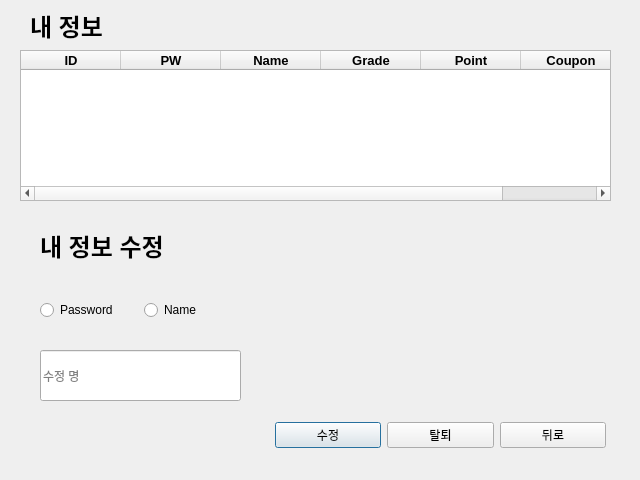
<?xml version="1.0" encoding="UTF-8"?>
<ui version="4.0">
 <class>myinfo</class>
 <widget class="QDialog" name="myinfo">
  <property name="geometry">
   <rect>
    <x>0</x>
    <y>0</y>
    <width>640</width>
    <height>480</height>
   </rect>
  </property>
  <property name="windowTitle">
   <string>Dialog</string>
  </property>
  <widget class="QTableWidget" name="info">
   <property name="geometry">
    <rect>
     <x>20</x>
     <y>50</y>
     <width>591</width>
     <height>151</height>
    </rect>
   </property>
   <attribute name="horizontalHeaderCascadingSectionResizes">
    <bool>false</bool>
   </attribute>
   <column>
    <property name="text">
     <string>ID</string>
    </property>
    <property name="font">
     <font>
      <pointsize>10</pointsize>
      <weight>75</weight>
      <bold>true</bold>
     </font>
    </property>
   </column>
   <column>
    <property name="text">
     <string>PW</string>
    </property>
    <property name="font">
     <font>
      <pointsize>10</pointsize>
      <weight>75</weight>
      <bold>true</bold>
     </font>
    </property>
   </column>
   <column>
    <property name="text">
     <string>Name</string>
    </property>
    <property name="font">
     <font>
      <pointsize>10</pointsize>
      <weight>75</weight>
      <bold>true</bold>
     </font>
    </property>
   </column>
   <column>
    <property name="text">
     <string>Grade</string>
    </property>
    <property name="font">
     <font>
      <pointsize>10</pointsize>
      <weight>75</weight>
      <bold>true</bold>
     </font>
    </property>
   </column>
   <column>
    <property name="text">
     <string>Point</string>
    </property>
    <property name="font">
     <font>
      <pointsize>10</pointsize>
      <weight>75</weight>
      <bold>true</bold>
     </font>
    </property>
   </column>
   <column>
    <property name="text">
     <string>Coupon</string>
    </property>
    <property name="font">
     <font>
      <pointsize>10</pointsize>
      <weight>75</weight>
      <bold>true</bold>
     </font>
    </property>
   </column>
  </widget>
  <widget class="QLabel" name="label">
   <property name="geometry">
    <rect>
     <x>40</x>
     <y>230</y>
     <width>141</width>
     <height>31</height>
    </rect>
   </property>
   <property name="font">
    <font>
     <pointsize>18</pointsize>
     <weight>75</weight>
     <bold>true</bold>
    </font>
   </property>
   <property name="text">
    <string>내 정보 수정</string>
   </property>
  </widget>
  <widget class="QLabel" name="label_2">
   <property name="geometry">
    <rect>
     <x>30</x>
     <y>10</y>
     <width>91</width>
     <height>31</height>
    </rect>
   </property>
   <property name="font">
    <font>
     <pointsize>18</pointsize>
     <weight>75</weight>
     <bold>true</bold>
    </font>
   </property>
   <property name="text">
    <string>내 정보</string>
   </property>
  </widget>
  <widget class="QLineEdit" name="get_mod">
   <property name="enabled">
    <bool>true</bool>
   </property>
   <property name="geometry">
    <rect>
     <x>40</x>
     <y>350</y>
     <width>201</width>
     <height>51</height>
    </rect>
   </property>
   <property name="mouseTracking">
    <bool>false</bool>
   </property>
   <property name="placeholderText">
    <string>수정 명</string>
   </property>
  </widget>
  <widget class="QWidget" name="layoutWidget">
   <property name="geometry">
    <rect>
     <x>275</x>
     <y>410</y>
     <width>331</width>
     <height>51</height>
    </rect>
   </property>
   <layout class="QHBoxLayout" name="horizontalLayout">
    <item>
     <widget class="QPushButton" name="modify">
      <property name="text">
       <string>수정</string>
      </property>
     </widget>
    </item>
    <item>
     <widget class="QPushButton" name="out">
      <property name="text">
       <string>탈퇴</string>
      </property>
     </widget>
    </item>
    <item>
     <widget class="QPushButton" name="back">
      <property name="text">
       <string>뒤로</string>
      </property>
     </widget>
    </item>
   </layout>
  </widget>
  <widget class="QWidget" name="layoutWidget">
   <property name="geometry">
    <rect>
     <x>40</x>
     <y>290</y>
     <width>201</width>
     <height>41</height>
    </rect>
   </property>
   <layout class="QHBoxLayout" name="horizontalLayout_2">
    <item>
     <widget class="QRadioButton" name="radioButton">
      <property name="text">
       <string>Password</string>
      </property>
     </widget>
    </item>
    <item>
     <widget class="QRadioButton" name="radioButton_2">
      <property name="text">
       <string>Name</string>
      </property>
     </widget>
    </item>
   </layout>
  </widget>
 </widget>
 <resources/>
 <connections/>
</ui>
